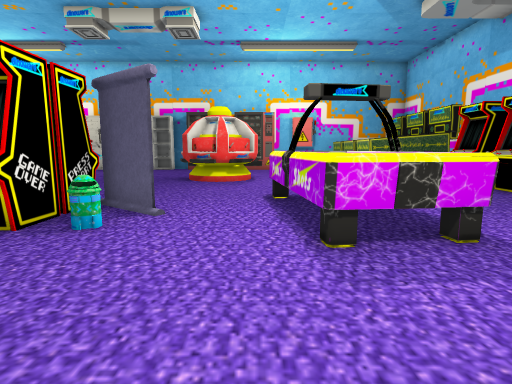
View 1 (above)

24 first-person views from a walk through a 3-D level made in the Unity game engine. The camera is 1.3 m above the floor, tilts 8° down and sees 80° across. Doors are open. The floor is counted in squares, 1 m on a side. Each view is taken from the middle of a square. On the plan, view 1 faces up. The plan holds only what a view shows up to about 14 squares ahead; the rest is blank. The player is left out. Some surface patterns are stand-ins.

View 2
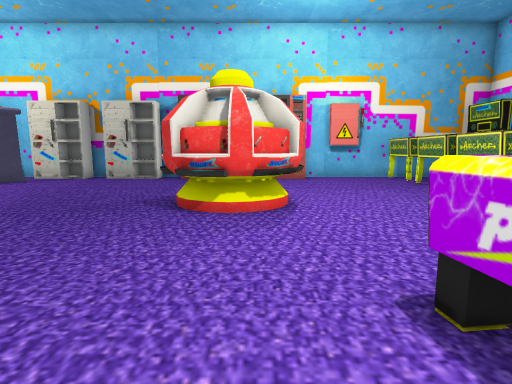

View 3
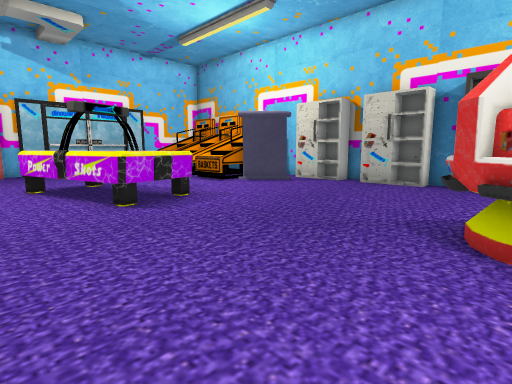

View 4
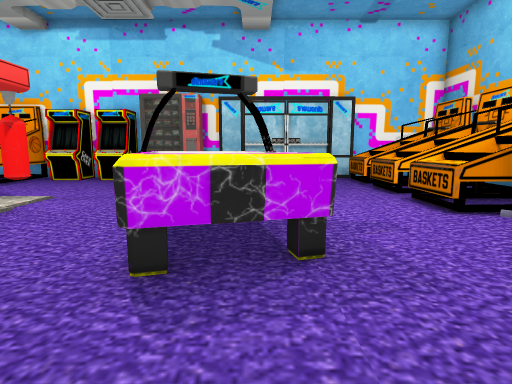

View 5
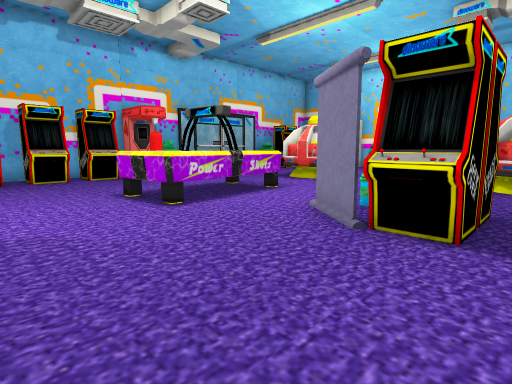

View 6
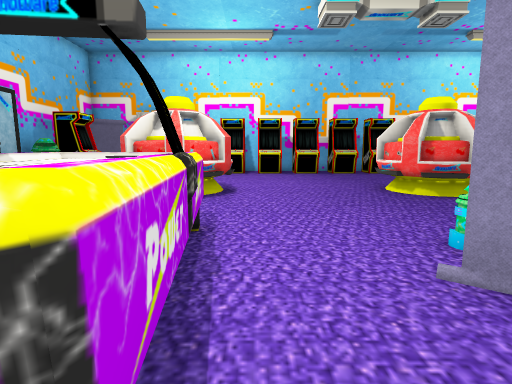

View 7
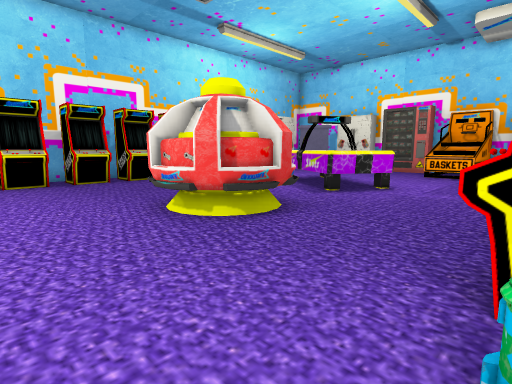

View 8
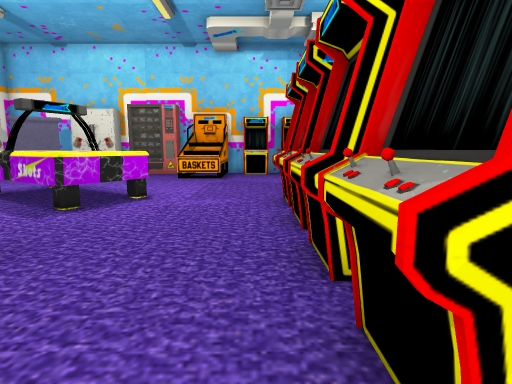

View 9
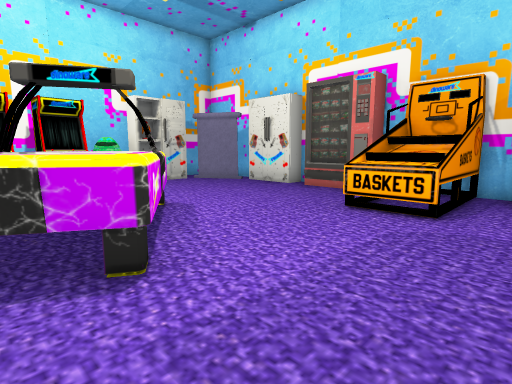

View 10
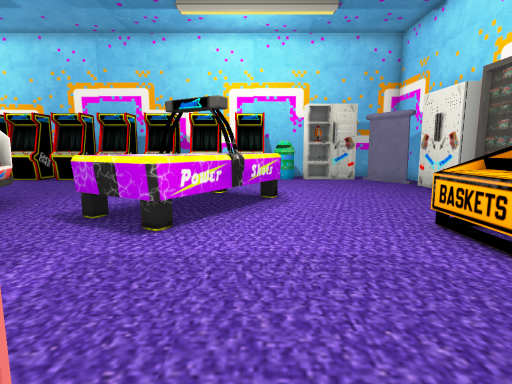

View 11
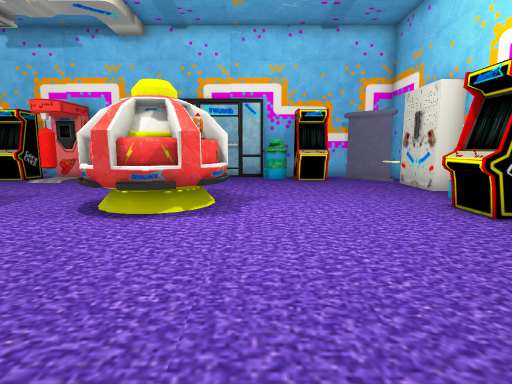

View 12
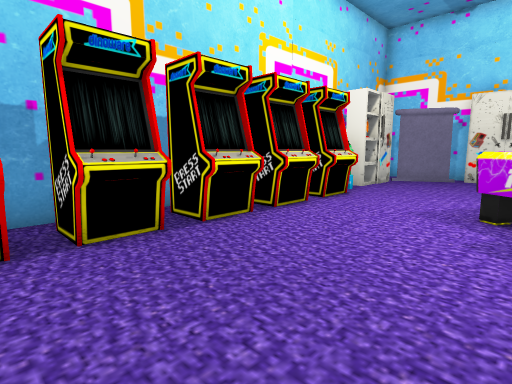

View 13
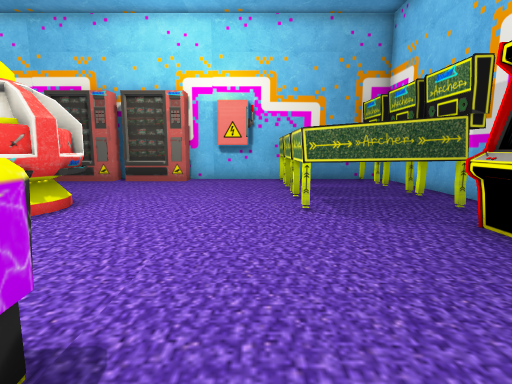

View 14
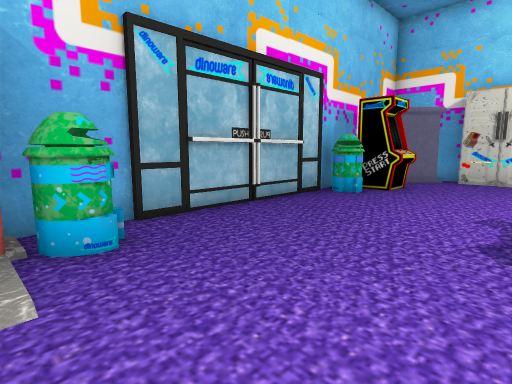

View 15
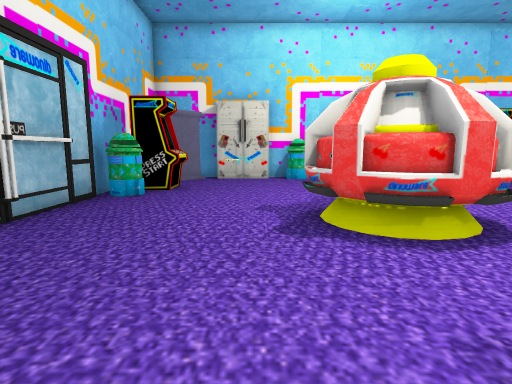

View 16
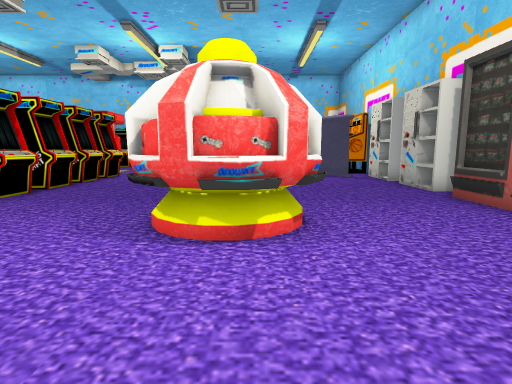

View 17
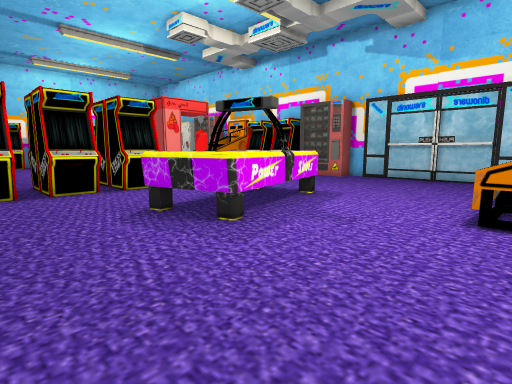

View 18
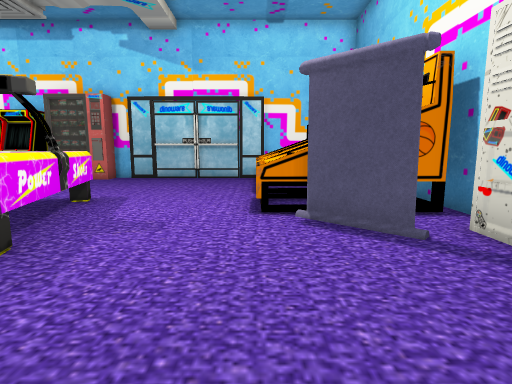

View 19
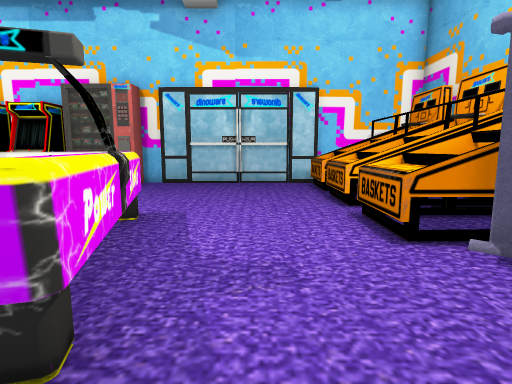

View 20
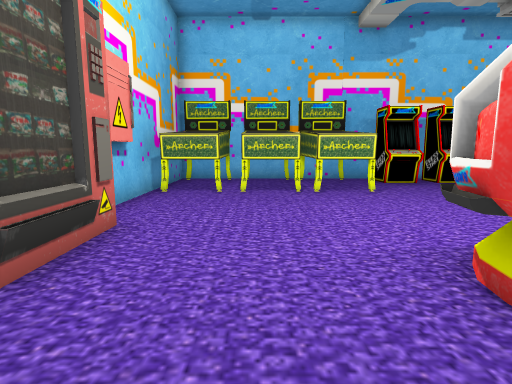

View 21
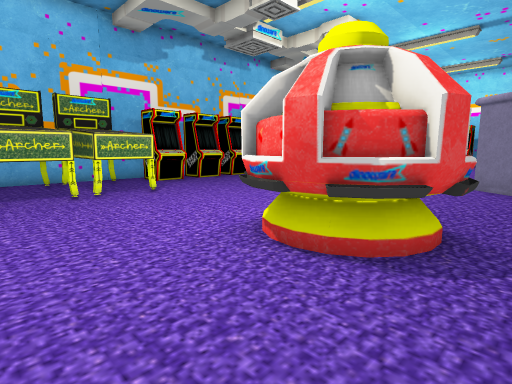

View 22
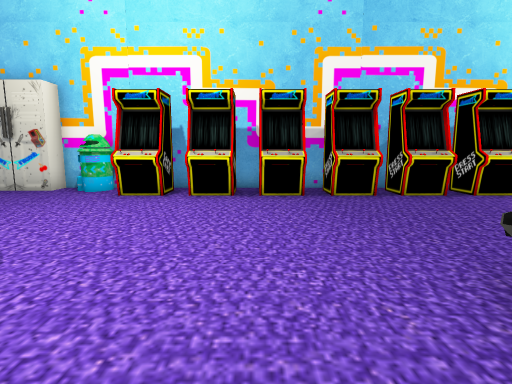

View 23
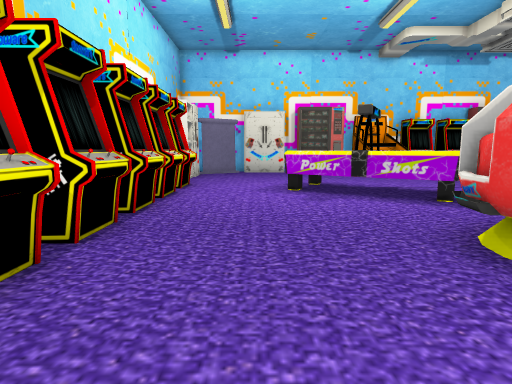

View 24
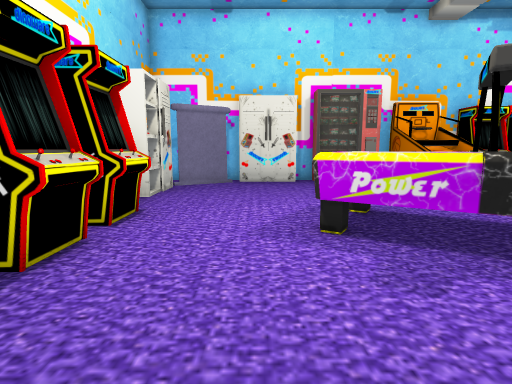

### Floor plan
Key: @ floor where view 1 was taken; # wall or solid block; . floor; D open door; = window, fence, low wall or low ledge; ^ raised ledge; T thing the floor can be seen under or through; B banner; I bin; C cupboard; M vending machine.
Columns run from 20 left of view 1 to 10 right of it. Each row starts with its distance up from view 1.
 20     #####CCC#CC#MMMMMM#########
 19    #  ^ #..D..D.MMMMMM...##  .#
 18 #^ ^ ^^^ B...............##TT.#
 17 #^ ^^^^^B................T  T.#
 16 #^^^^^^^^................T  T.#
 15 #................###.....TTTT.#
 14 #................####....TTTT.#
 13 #.........^......####.........#
 12 #.....#^=^^^......##........###
 11 #.....^   ^=................###
 10 #.....#^^#=.................#
  9  M ...................^.....#
  8  M   ...............=^^^....###
  7 #M ......########B...^ ^....##
  6 ##....#.#########.B..^^^.....#
  5 ##......#########I...^^^...#.##
  4  #...................^^^....###
  3 ##............................#
  2 ##^^^.........................#
  1 ##^^^....=#...##......##.....##
  0 #M......^ ^..####...@####....##
 -1  M.....#^ ^.. ###....####....##
 -2  M.....^ ^#..###=....###.....##
 -3 #......^ ^....................#
 -4 ##......^...................###
 -5 ##..........................###
 -6 #C..........................#
 -7 #B..DD.#####.###.######......B
 -8 # BCCC### ######### ####..=.B
 -9 #   C###               ##CC###

Positions as (right, up) in squares from view 1, and headings:
1: (0, 0), facing up
2: (-1, 6), facing up
3: (-2, 8), facing up-left
4: (-6, 12), facing left
5: (-6, 12), facing down-right
6: (0, 9), facing down
7: (-1, 5), facing down-left
8: (-3, 4), facing left
9: (-10, 4), facing down-left
10: (-13, 6), facing down
11: (-5, -3), facing right
12: (-5, -3), facing down-left
13: (4, 7), facing up
14: (4, 5), facing down-right
15: (5, 5), facing down
16: (4, 14), facing left
17: (-6, 17), facing down-left
18: (-6, 16), facing left
19: (-8, 14), facing left
20: (-4, 17), facing right
21: (-4, 18), facing down-right
22: (-2, 1), facing down
23: (-2, -5), facing left
24: (-7, -5), facing left
